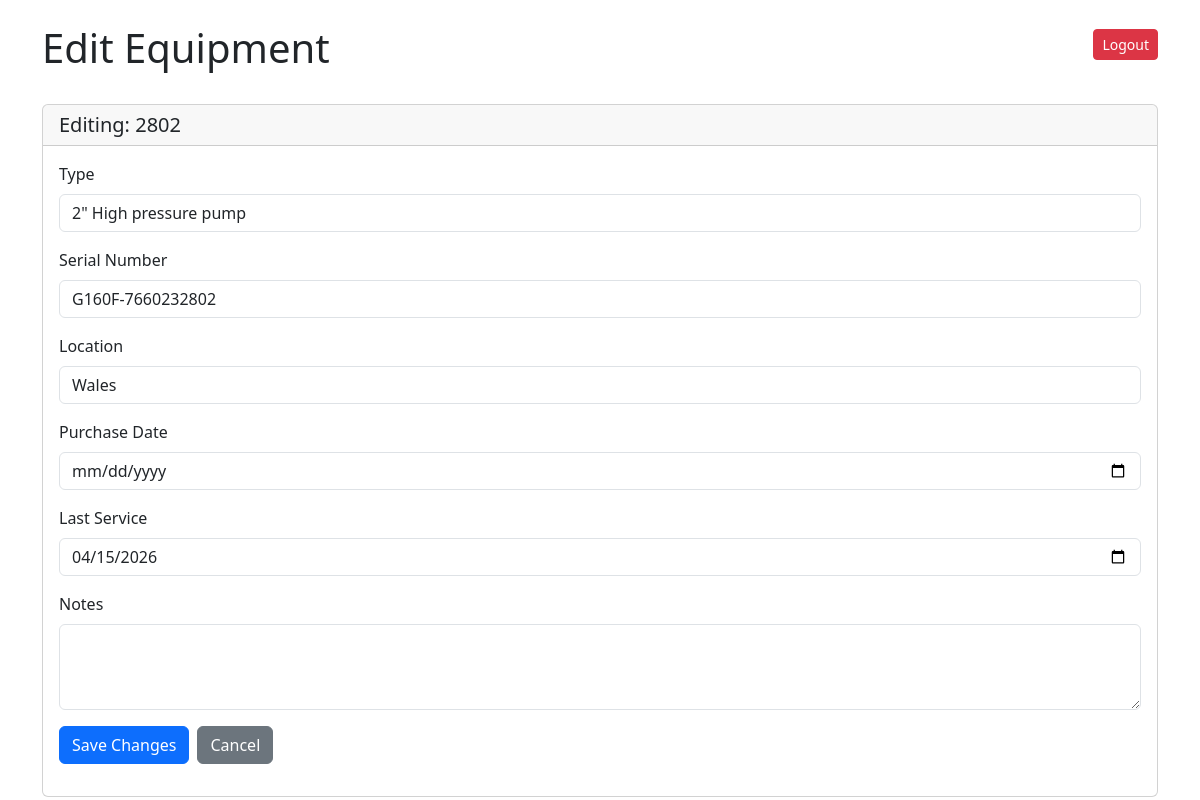
The app's page /equipment/2802/edit/ (signed in) with its own data.
### inventory/models.py (models this page shows, shortened)
class Equipment(models.Model):
    SAGE_num = models.CharField(max_length=100, unique=True)
    type = models.CharField(max_length=200, blank=True)
    serial_number = models.CharField(max_length=200, blank=True)
    location = models.CharField(max_length=200, blank=True)
    purchase_date = models.DateField(null=True, blank=True)
    last_service = models.DateField(null=True, blank=True)
    notes = models.TextField(blank=True)

### inventory/views.py (the view)
# urls.py: path('equipment/<str:SAGE_num>/edit/', views.edit_equipment, name='edit_equipment'),
def edit_equipment(request, SAGE_num):
    if not request.user.is_authenticated or not request.user.is_staff:
        messages.error(request, "You need admin permission to edit equipment.")
        return redirect('equipment_detail', SAGE_num=SAGE_num)
    item = get_object_or_404(Equipment, SAGE_num=SAGE_num)
    if request.method == 'POST':
        old_values = {
            'type':          item.type,
            'serial_number': item.serial_number,
            'location':      item.location,
            'purchase_date': item.purchase_date,
            'last_service':  item.last_service,
            'notes':         item.notes,
        }
        form = EquipmentEditForm(request.POST, instance=item)
        if form.is_valid():
            form.save()
            changes = []
            for field, old_val in old_values.items():
                new_val = getattr(item, field)
                if str(old_val) != str(new_val):
                    changes.append(f"{field.replace('_', ' ').title()}: '{old_val}' → '{new_val}'")
            description = "\n".join(changes) if changes else "No fields changed."
            from django.utils import timezone
            EquipmentHistory.objects.create(
                equipment=item,
                action='edited',
                description=description,
                performed_by=request.user.username,
                status='completed',             # status is completed as default as edits not checked (mainly for formatting)
                date_completed=timezone.now(),  # same as date made
            )
            messages.success(request, f"{SAGE_num} has been updated successfully.")
            return redirect('equipment_detail', SAGE_num=SAGE_num)
    else:
        form = EquipmentEditForm(instance=item)
    return render(request, 'inventory/edit_equipment.html', {
        'item': item,
        'form': form,
    })

### inventory/views.py
class EquipmentEditForm(ModelForm):
    class Meta:
        model = Equipment
        fields = ['type', 'serial_number', 'location', 'purchase_date', 'last_service', 'notes']
        widgets = {
            'type':          forms.TextInput(attrs={'class': 'form-control'}),
            'serial_number': forms.TextInput(attrs={'class': 'form-control'}),
            'location':      forms.TextInput(attrs={'class': 'form-control'}),
            'purchase_date': forms.DateInput(attrs={'class': 'form-control', 'type': 'date'}),
            'last_service':  forms.DateInput(attrs={'class': 'form-control', 'type': 'date'}),
            'notes':         forms.Textarea(attrs={'class': 'form-control', 'rows': 3}),
        }

### inventory/templates/inventory/edit_equipment.html (shortened to what this page needs)
<link href="https://cdn.jsdelivr.net/npm/bootstrap@5.3.0/dist/css/bootstrap.min.css" rel="stylesheet">
<div class="container mt-4">
    <div class="d-flex justify-content-between align-items-center mb-4">
        <h1>Edit Equipment</h1>
        <form method="post" action="{% url 'logout' %}">
            <button class="btn btn-danger btn-sm">Logout</button>
        </form>
    </div>
    <div class="card">
        <div class="card-header">
            <h5 class="mb-0">Editing: {{ item.SAGE_num }}</h5>
        </div>
        <div class="card-body">
            <form method="post">
                <div class="mb-3">
                    <label class="form-label">Type</label>
                    {{ form.type }}
                </div>
                <div class="mb-3">
                    <label class="form-label">Serial Number</label>
                    {{ form.serial_number }}
                </div>
                <div class="mb-3">
                    <label class="form-label">Location</label>
                    {{ form.location }}
                </div>
                <div class="mb-3">
                    <label class="form-label">Purchase Date</label>
                    {{ form.purchase_date }}
                </div>
                <div class="mb-3">
                    <label class="form-label">Last Service</label>
                    {{ form.last_service }}
                </div>
                <div class="mb-3">
                    <label class="form-label">Notes</label>
                    {{ form.notes }}
                </div>
                <div class="d-flex gap-2">
                    <button type="submit" class="btn btn-primary">Save Changes</button>
                    <a href="{% url 'equipment_detail' item.SAGE_num %}"
                       class="btn btn-secondary">
                        Cancel
                    </a>
                </div>
            </form>
        </div>
    </div>
</div>

### records on screen
Equipment: SAGE_num "2802", type "2\" High pressure pump", serial_number "G160F-7660232802", location "Wales", last_service "04/15/2026"
